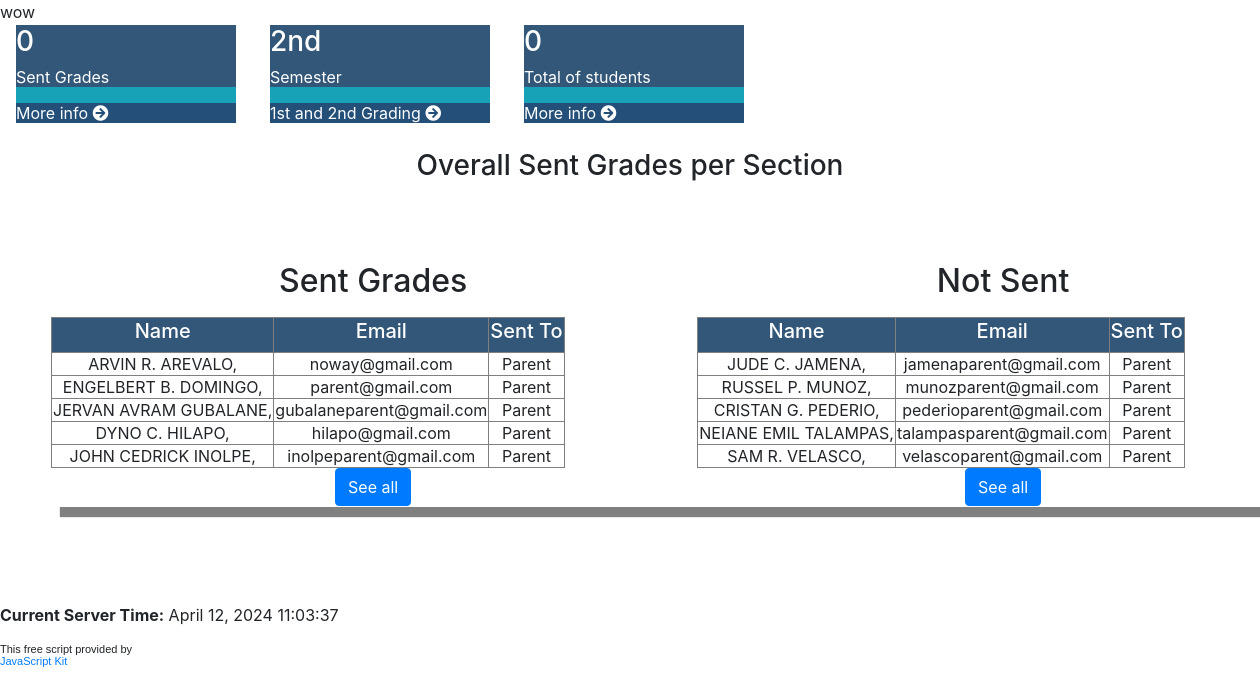
Screenshot of /section/home.php with the database file from the repository.
### tables this page shows
CREATE TABLE `ithiel_student` (
  `id` int(11) NOT NULL,
  `student_gender` varchar(255) NOT NULL,
  `student_first` varchar(255) NOT NULL,
  `student_last` varchar(255) NOT NULL,
  `student_middle` varchar(255) NOT NULL,
  `student_suffix` varchar(255) NOT NULL,
  `parent_email` varchar(255) NOT NULL,
  `parent_email1` varchar(255) NOT NULL,
  `parent_email2` varchar(255) NOT NULL,
  `parent_email3` varchar(255) NOT NULL,
  `sent` varchar(255) NOT NULL,
  `ifsent` varchar(255) NOT NULL,
  `status` int(11) NOT NULL
);

### section/home.php (the view, shortened to what this page needs)
<?php
  include_once '../include/dbh.inc.php';
?>
<!DOCTYPE html>
<html lang="en">
<head>
    <link href="//maxcdn.bootstrapcdn.com/bootstrap/4.1.1/css/bootstrap.min.css" rel="stylesheet" id="bootstrap-css">
    <link rel="stylesheet" href="sample/plugins/fontawesome-free/css/all.min.css">
</head>
<body>
<table>
  <tr>
    <td class="opt">
    <section id="content">
        <div class="col-lg-3 col-6">
            <div class="small-box bg-info">
              <div class="inner">
                <h3><?php
                 $resulta = array();
                   echo array_sum($resulta);
                ?></h3>
                <p>Sent Grades</p>
              </div>
              <div class="remember">
              <a href="#" class="small-box-footer">More info <i class="fas fa-arrow-circle-right"></i></a>
              </div>
            </div>
          </div>
          <div class="col-lg-3 col-6">
            <div class="small-box bg-info">
              <div class="inner">
                <h3><?php
                  $sqlsem="SELECT * FROM disable_semester";
                  $resultsem = mysqli_query($conn, $sqlsem);
                  $rowsem = mysqli_fetch_assoc($resultsem);
                  if ($rowsem['first']=="yes") {
                    echo "1st";
                  }
                  else if ($rowsem['second']=="yes") {
                    echo "2nd";
                  }
                  else{
                    echo "error";
                  }
                ?></h3><p>Semester</p>
              </div>
              <div class="remember">
              <a href="#" class="small-box-footer">
              <?php
                  if ($rowsem['first_second']=="yes") {
                    if (($rowsem['first_first']=="yes") && ($rowsem['first_second']=="yes")) {
                      echo "1st and 2nd Grading";
                    }
                    else {
                      echo "2nd Grading";
                    }
                  }
                  else if ($rowsem['second_second']=="yes") {
                    if (($rowsem['second_first']=="yes") && ($rowsem['second_second']=="yes")) {
                      echo "1st and 2nd Grading";
                    }
                    else {
                      echo "2nd Grading";
                    }
                  }
              ?>
              <i class="fas fa-arrow-circle-right"></i></a>
              </div>
            </div>
          </div>
          <div class="col-lg-3 col-6">
            <div class="small-box bg-info">
              <div class="inner">
                <h3><?php
                 $resulta = array();
                   echo array_sum($resulta);
                ?></h3>
                <p>Total of students</p>
              </div>
              <div class="remember">
              <a href="#" class="small-box-footer">More info <i class="fas fa-arrow-circle-right"></i></a>
              </div>
            </div>
          </div>
        </section>
    </td>
  </tr>
</table>
<br>
<table class="tabletable" style="text-align: center; width: 100%;">
                  <tr>
                      <td valign="top" colspan='2'>
                        <h3 class='h3'>Overall Sent Grades per Section</h3>
                      </td>
                  </tr>
                    <tr>
                      <td valign="top">
                        <section class="col-lg-7 connectedSortable">
                          <section class="line" >
                          <br>
                            </section>
                        </section>
                      </td>
                      <td valign="top">
                      </td>
                    </tr>
                  </table>
                  <table class="new" style="width: 100%; margin-left: 50px; text-align: center; box-shadow: 10px 10px 1px gray; padding: 50px;">
                  <br><br>
                   <tr>
                    <td>
                    <div>
                        <?php
                        $sql="SELECT * from ithiel_student WHERE ifsent='SENT' LIMIT 5";
                        $result = mysqli_query($conn, $sql);
                        $queryResults= mysqli_num_rows($result);
                                if ($queryResults > 0) {
                        echo"<h2>Sent Grades</h2>
                        <table border='1' id='myTable'>";
                                    echo"<tr align='center'>
                                        <th align='center'><h5>Name</h5></th>
                                        <th align='center'><h5>Email</h5></th>
                                        <th align='center'><h5>Sent To</h5></th>
                                    </tr>";
                                    while ($row = mysqli_fetch_assoc($result)) {
                                echo"
                                    <p id='student'>
                                    <h3 name='username' id='username'>
                                    <tr>
                                    <td align='center'>".$row['student_first']." " .$row['student_last'] ."</td>
                                    <td align='center'>".$row['parent_email']."</td>
                                    <td align='center'>Parent</td>
                                        </tr></h3></p>";
                                    }
                                    echo"</table>
                                    <button type='submit' class='btn btn-primary'>See all</button>
                                    ";
                                }
                                ?>
                      </div>
                    </td>
                    <td>
                      <div>
                      <?php
                      $sql="SELECT * from ithiel_student WHERE ifsent IS NULL OR ifsent = '' LIMIT 5";
                      $result = mysqli_query($conn, $sql);
                      $queryResults= mysqli_num_rows($result);
                              if ($queryResults > 0) {
                      echo"<h2>Not Sent</h2>
                      <table border='1' id='myTable'>";
                                  echo"<tr align='center'>
                                      <th align='center'><h5>Name</h5></th>
                                      <th align='center'><h5>Email</h5></th>
                                      <th align='center'><h5>Sent To</h5></th>
                                  </tr>";
                                  while ($row = mysqli_fetch_assoc($result)) {
                              echo"
                                  <p id='student'>
                                  <h3 name='username' id='username'>
                                  <tr>
                                  <td align='center'>".$row['student_first']." " .$row['student_last'] ."</td>
                                  <td align='center'>".$row['parent_email']."</td>
                                  <td align='center'>Parent</td>
                                      </tr></h3></p>";
                                  }
                                  echo"</table>
                                    <button type='submit' class='btn btn-primary'>See all</button>
                                    ";
                              }
                              ?>
                    </div>
                    </td>
                   </tr>
                  </table>
<br><br><br><br>
</body>
<p><b>Current Server Time:</b> <span id="servertime"></span></p>
<p style="font: normal 11px Arial">This free script provided by<br />
<a href="http://www.javascriptkit.com">JavaScript Kit</a></p>
</html>

### section/home.php (style rules this page uses)
body { margin-bottom: 30px; }
.col-6 { display: inline-block; }
.small-box-footer { text-decoration: none; color: white; }
.remember { background-color: #234f79; }
.inner { background-color: #335779; color: white; }
.opt { width: 1000px; }
th { background-color: #335779; color: white; }
.new { padding: 30px; }

### rows the page displays
ithiel_student: student_first "ARVIN R.", student_last "AREVALO,", parent_email "noway@gmail.com"
ithiel_student: student_first "ENGELBERT B.", student_last "DOMINGO,", parent_email "parent@gmail.com"
ithiel_student: student_first "JERVAN AVRAM", student_last "GUBALANE,", parent_email "gubalaneparent@gmail.com"
ithiel_student: student_first "DYNO C.", student_last "HILAPO,", parent_email "hilapo@gmail.com"
ithiel_student: student_first "JOHN CEDRICK", student_last "INOLPE,", parent_email "inolpeparent@gmail.com"
ithiel_student: student_first "JUDE C.", student_last "JAMENA,", parent_email "jamenaparent@gmail.com"
ithiel_student: student_first "RUSSEL P.", student_last "MUNOZ,", parent_email "munozparent@gmail.com"
ithiel_student: student_first "CRISTAN G.", student_last "PEDERIO,", parent_email "pederioparent@gmail.com"
ithiel_student: student_first "NEIANE EMIL", student_last "TALAMPAS,", parent_email "talampasparent@gmail.com"
ithiel_student: student_first "SAM R.", student_last "VELASCO,", parent_email "velascoparent@gmail.com"

### other values shown
array_sum($resulta) "0"
